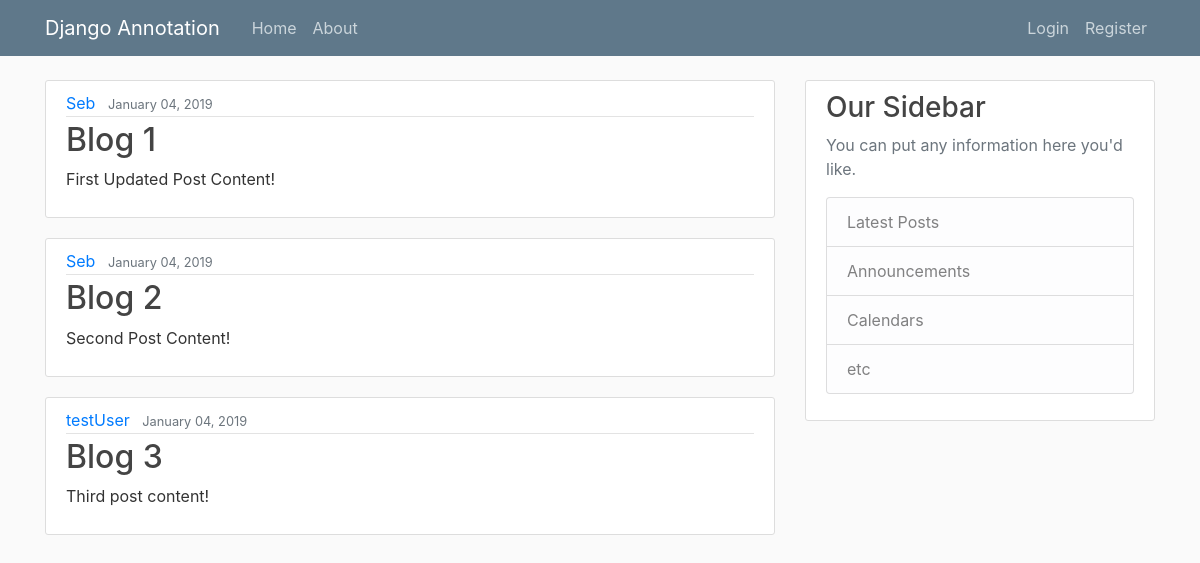
The page / on the database its author committed.
### annotation/models.py (models this page shows, shortened)
class Post(models.Model):
    title = models.CharField(max_length=100)
    content = models.TextField()
    date_posted = models.DateTimeField(default=timezone.now)
    author = models.ForeignKey(User, on_delete=models.CASCADE)

### annotation/views.py (the view)
# urls.py: path('', views.home, name='annot-home'),
def home(request):
    context = {
        'posts' : Post.objects.all()
    }
    return render(request, 'annotation/home.htm', context)

### annotation/templates/annotation/home.htm
{% extends "annotation/base.htm" %}
{% block content %}
    {% for post in posts %}
        <article class="media content-section">
            <div class="media-body">
              <div class="article-metadata">
                <a class="mr-2" href="#">{{ post.author }}</a>
                <small class="text-muted">{{ post.date_posted|date:"F d, Y" }}</small>
              </div>
                <h2><a class="article-title" href="#">{{ post.title }}</a></h2>
                <p class="article-content">{{ post.content }}</p>
            </div>
        </article>
    {% endfor %}
{% endblock content %}

### annotation/templates/annotation/base.htm (shortened to what this page needs)
{% load static %}
<!DOCTYPE html>
<html lang="en">
<head>
    <link rel="stylesheet" href="https://stackpath.bootstrapcdn.com/bootstrap/4.2.1/css/bootstrap.min.css">
    <link rel="stylesheet" type="text/css" href="{% static 'annotation/main.css' %}">
</head>
<body>
    <header class="site-header">
        <nav class="navbar navbar-expand-md navbar-dark bg-steel fixed-top">
            <div class="container">
                <a class="navbar-brand mr-4" href="{% url 'annot-home' %}">Django Annotation</a>
                <div class="collapse navbar-collapse" id="navbarToggle">
                    <div class="navbar-nav mr-auto">
                        <a class="nav-item nav-link" href="{% url 'annot-home' %}">Home</a>
                        <a class="nav-item nav-link" href="{% url 'annot-about' %}">About</a>
                    </div>
                    <div class="navbar-nav">
                        <a class="nav-item nav-link" href="#">Login</a>
                        <a class="nav-item nav-link" href="#">Register</a>
                    </div>
                </div>
            </div>
        </nav>
    </header>
    <main role="main" class="container">
        <div class="row">
            <div class="col-md-8">
                {% block content %}{% endblock %}
            </div>
            <div class="col-md-4">
                <div class="content-section">
                    <h3>Our Sidebar</h3>
                    <p class='text-muted'>You can put any information here you'd like.
                    <ul class="list-group">
                        <li class="list-group-item list-group-item-light">Latest Posts</li>
                        <li class="list-group-item list-group-item-light">Announcements</li>
                        <li class="list-group-item list-group-item-light">Calendars</li>
                        <li class="list-group-item list-group-item-light">etc</li>
                    </ul>
                    </p>
                </div>
            </div>
        </div>
    </main>
  </body>
</body>
</html>

### annotation/static/annotation/main.css (style rules this page uses)
body { background: #fafafa; color: #333333; margin-top: 5rem; }
h1, h2, h3, h4, h5, h6 { color: #444444; }
ul { margin: 0; }
.bg-steel { background-color: #5f788a; }
.site-header .navbar-nav .nav-link { color: #cbd5db; }
.content-section { background: #ffffff; padding: 10px 20px; border: 1px solid #dddddd; border-radius: 3px; margin-bottom: 20px; }
.article-title { color: #444444; }
.article-content { white-space: pre-line; }
.article-metadata { padding-bottom: 1px; margin-bottom: 4px; border-bottom: 1px solid #e3e3e3 }

### rows shown on the page
Post: author "Seb", date_posted "January 04, 2019", title "Blog 1", content "First Updated Post Content!"
Post: author "Seb", date_posted "January 04, 2019", title "Blog 2", content "Second Post Content!"
Post: author "testUser", date_posted "January 04, 2019", title "Blog 3", content "Third post content!"
